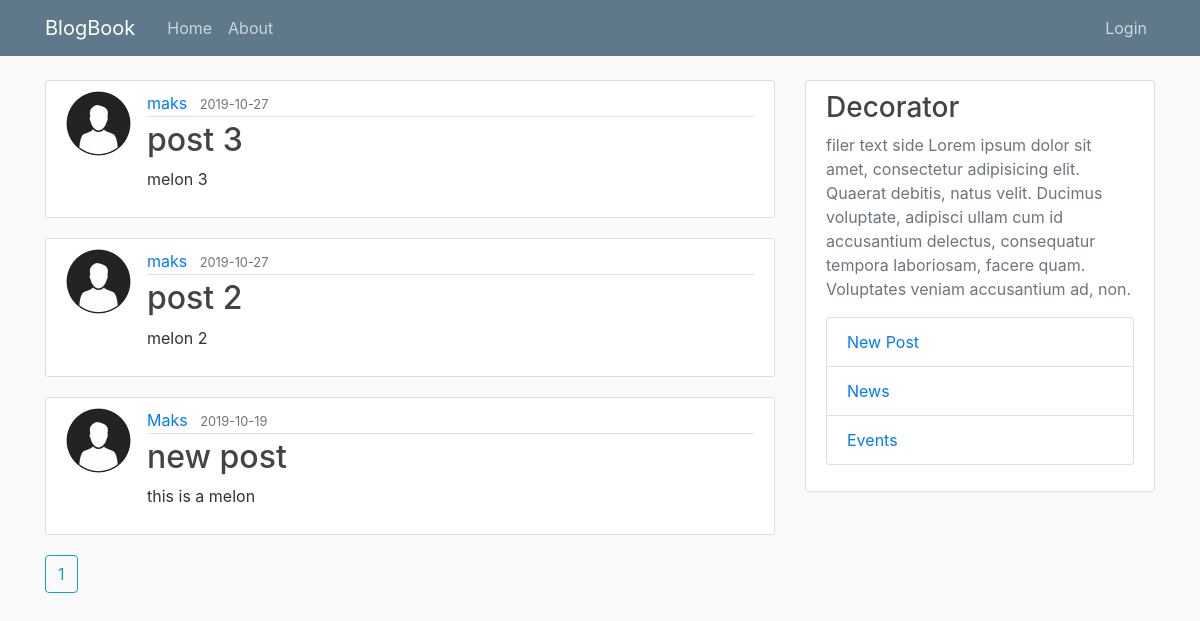
Page /home on the earlier database version.
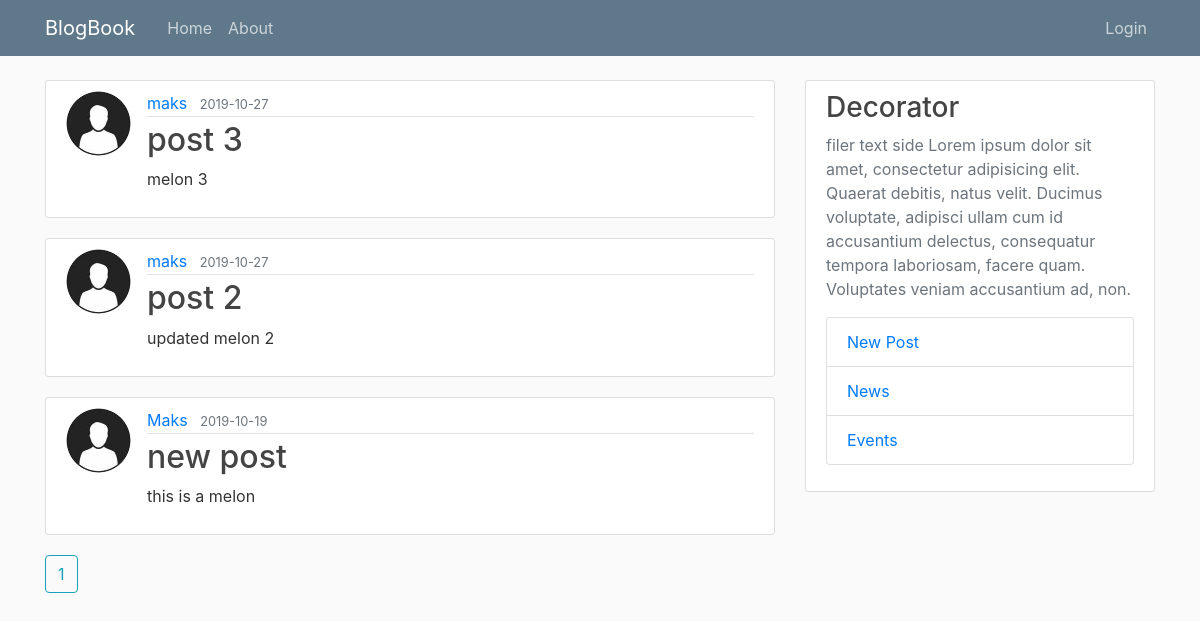
Same page on the later database version.
### flaskblog/models.py (models this page shows, shortened)
class Post(db.Model):
    id = db.Column(db.Integer, primary_key=True)
    title = db.Column(db.String(100), nullable=False)
    date_posted = db.Column(db.DateTime, nullable=False, default=datetime.utcnow)
    content = db.Column(db.Text, nullable=False)
    user_id = db.Column(db.Integer, db.ForeignKey('user.id'), nullable=False)

class User(db.Model, UserMixin):
    id = db.Column(db.Integer, primary_key=True)
    username = db.Column(db.String(20), unique=True, nullable=False)
    email = db.Column(db.String(120), unique=True, nullable=False)
    image_file = db.Column(db.String(20), nullable=False, default='default.jpg')
    password = db.Column(db.String(60), nullable=False)
    posts = db.relationship('Post', backref='author', lazy=True)

### flaskblog/routes.py (the view)
@app.route("/")
@app.route("/home")
def home():
    page = request.args.get('page', 1, type=int)
    posts = Post.query.order_by(Post.date_posted.desc()).paginate(page=page, per_page = 5)
    return render_template('home.html', posts=posts)

### flaskblog/templates/home.html
{% extends "layout.html" %}
{% block content %}
    {% for post in posts.items %}
        <article class="media content-section">
          <img src="{{ url_for('static', filename='profile_pics/' + post.author.image_file) }}"
                alt="profile_pic"  class="rounded-circle article-img">
          <div class="media-body">
            <div class="article-metadata">
              <a class="mr-2" href="#">{{ post.author.username }}</a>
              <small class="text-muted">{{ post.date_posted.strftime('%Y-%m-%d') }}</small>
            </div>
            <h2><a class="article-title" href="{{ url_for('post', post_id=post.id) }}">{{ post.title }}</a></h2>
            <p class="article-content">{{ post.content }}</p>
          </div>
        </article>
    {% endfor %}
    {% for page_num in posts.iter_pages(left_edge=1, right_edge=1, left_current=1, right_current=2) %}
      {% if page_num %}
        {% if posts.page == page_num %}
          <a class = "btn btn-outline-info mb-4" href = "{{ url_for('home', page=page_num) }}">{{ page_num }}</a>
        {% else %}
          <a class = "btn btn-outline-info mb-4" href = "{{ url_for('home', page=page_num) }}">{{ page_num }}</a>
        {% endif %}
      {% else %}
        ...
      {% endif %}
    {% endfor %}
{% endblock content %}

Differences in the rows shown:
changed Post "post 2": content "melon 2" → "updated melon 2"
